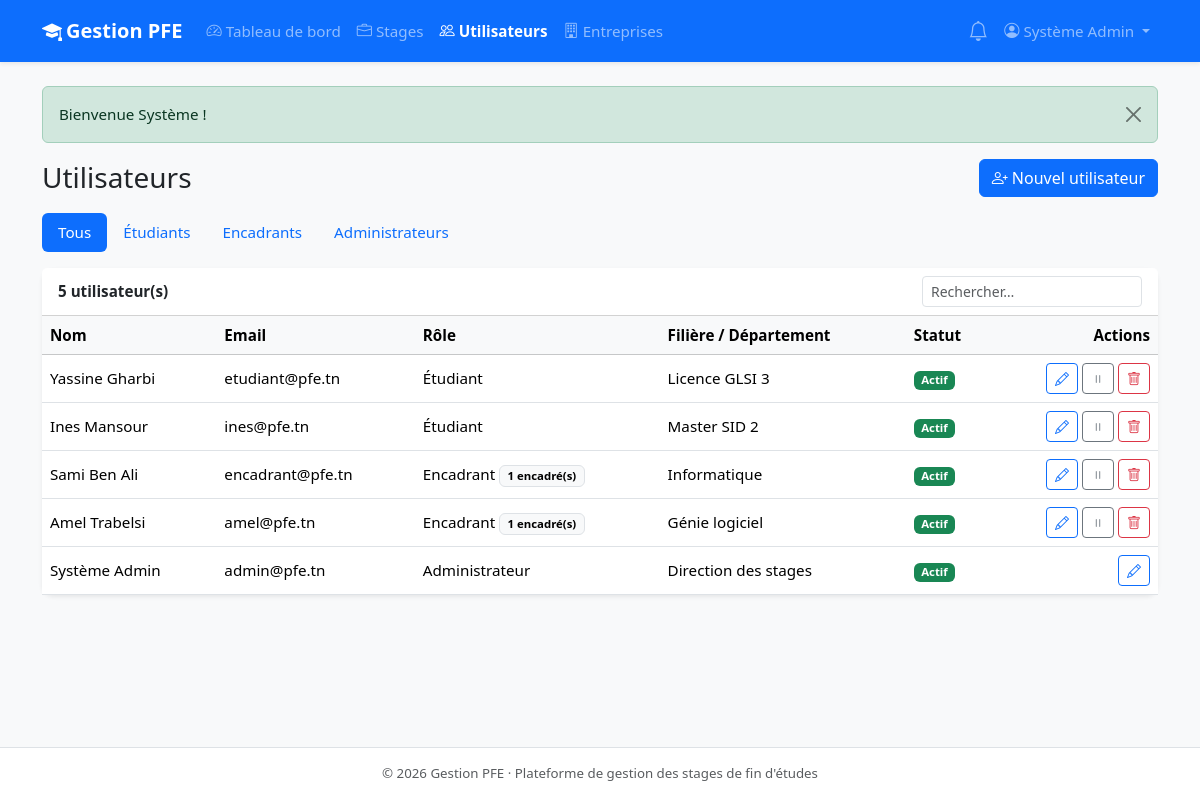
Page /admin/users.php (signed in) on the committed database.
### tables this page shows
CREATE TABLE utilisateurs (
    id            INT UNSIGNED AUTO_INCREMENT PRIMARY KEY,
    nom           VARCHAR(100) NOT NULL,
    prenom        VARCHAR(100) NOT NULL,
    email         VARCHAR(150) NOT NULL UNIQUE,
    mot_de_passe  VARCHAR(255) NOT NULL,
    role          ENUM('etudiant','encadrant','admin') NOT NULL DEFAULT 'etudiant',
    telephone     VARCHAR(30)  NULL,
    filiere       VARCHAR(100) NULL,       
    departement   VARCHAR(100) NULL,       
    actif         TINYINT(1)   NOT NULL DEFAULT 1,
    created_at    DATETIME     NOT NULL DEFAULT CURRENT_TIMESTAMP
);

### includes/functions.php (called while the page is built, shortened)
<?php
function e($value): string
{
    return htmlspecialchars((string) ($value ?? ''), ENT_QUOTES, 'UTF-8');
}
function url(string $path = ''): string
{
    return BASE_URL . '/' . ltrim($path, '/');
}
function get_flashes(): array
{
    $messages = $_SESSION['flash'] ?? [];
    return $messages;
}
function current_user(): ?array
{
    return $_SESSION['user'] ?? null;
}
function home_for_role(string $role): string
{
    switch ($role) {
        case 'admin':     return 'admin/dashboard.php';
    }
}
function role_label(string $role): string
{
    return ['etudiant' => 'Étudiant', 'encadrant' => 'Encadrant', 'admin' => 'Administrateur'][$role] ?? $role;
}

### admin/users.php (the view, shortened to what this page needs)
<?php
require_once __DIR__ . '/../includes/functions.php';
$pdo = db();
$role = $_GET['role'] ?? '';
$sql = 'SELECT u.*,
               (SELECT COUNT(*) FROM stages s WHERE s.encadrant_id = u.id AND s.statut NOT IN (\'refuse\',\'termine\')) AS nb_encadres
        FROM utilisateurs u';
$params = [];
$stmt = $pdo->prepare($sql . ' ORDER BY u.role, u.nom, u.prenom');
$stmt->execute($params);
$users = $stmt->fetchAll();
$activeMenu = 'users';
require __DIR__ . '/../includes/header.php';
?>
<div class="d-flex flex-wrap justify-content-between align-items-center gap-2 mb-3">
    <h1 class="h3 mb-0">Utilisateurs</h1>
    <a href="<?= url('admin/user_form.php') ?>" class="btn btn-primary"><i class="bi bi-person-plus me-1"></i>Nouvel utilisateur</a>
</div>
<ul class="nav nav-pills mb-3">
    <?php foreach (['' => 'Tous', 'etudiant' => 'Étudiants', 'encadrant' => 'Encadrants', 'admin' => 'Administrateurs'] as $key => $label): ?>
        <li class="nav-item"><a class="nav-link <?= $role === $key ? 'active' : '' ?>" href="<?= url('admin/users.php' . ($key ? '?role=' . $key : '')) ?>"><?= $label ?></a></li>
    <?php endforeach; ?>
</ul>
<div class="card shadow-sm border-0">
    <div class="card-header bg-white d-flex justify-content-between align-items-center">
        <span class="fw-semibold"><?= count($users) ?> utilisateur(s)</span>
        <input type="search" class="form-control form-control-sm w-auto" placeholder="Rechercher…" data-table-filter="#tableUsers">
    </div>
    <div class="table-responsive">
        <table class="table table-hover mb-0" id="tableUsers">
            <thead class="table-light">
                <tr><th>Nom</th><th>Email</th><th>Rôle</th><th>Filière / Département</th><th>Statut</th><th class="text-end">Actions</th></tr>
            </thead>
            <tbody>
            <?php foreach ($users as $u): ?>
                <tr>
                    <td><?= e($u['prenom'] . ' ' . $u['nom']) ?></td>
                    <td><?= e($u['email']) ?></td>
                    <td>
                        <?= e(role_label($u['role'])) ?>
                        <?php if ($u['role'] === 'encadrant'): ?><span class="badge text-bg-light border"><?= (int) $u['nb_encadres'] ?> encadré(s)</span><?php endif; ?>
                    </td>
                    <td><?= e($u['filiere'] ?: $u['departement'] ?: '—') ?></td>
                    <td><?= $u['actif'] ? '<span class="badge text-bg-success">Actif</span>' : '<span class="badge text-bg-secondary">Désactivé</span>' ?></td>
                    <td class="text-end text-nowrap">
                        <a class="btn btn-sm btn-outline-primary" href="<?= url('admin/user_form.php?id=' . $u['id']) ?>" title="Modifier"><i class="bi bi-pencil"></i></a>
                        <?php if ((int) $u['id'] !== $user['id']): ?>
                            <form method="post" class="d-inline">
                                <button name="action" value="toggle" class="btn btn-sm btn-outline-secondary" title="<?= $u['actif'] ? 'Désactiver' : 'Activer' ?>">
                                    <i class="bi bi-<?= $u['actif'] ? 'pause' : 'play' ?>"></i>
                                </button>
                                <button name="action" value="supprimer" class="btn btn-sm btn-outline-danger" title="Supprimer"
                                        data-confirm="Supprimer cet utilisateur ? Ses stages et suivis seront aussi supprimés.">
                                    <i class="bi bi-trash"></i>
                                </button>
                            </form>
                        <?php endif; ?>
                    </td>
                </tr>
            <?php endforeach; ?>
            </tbody>
        </table>
    </div>
</div>
<?php require __DIR__ . '/../includes/footer.php'; ?>

### includes/header.php (shortened to what this page needs)
<?php
require_once __DIR__ . '/functions.php';
$user = current_user();
$activeMenu = $activeMenu ?? '';
$menus = [
    'etudiant' => [
        'dashboard' => ['etudiant/dashboard.php', 'speedometer2', 'Tableau de bord'],
        'stage'     => ['etudiant/stage_form.php', 'plus-circle', 'Nouveau stage'],
    ],
    'encadrant' => [
        'dashboard' => ['encadrant/dashboard.php', 'speedometer2', 'Tableau de bord'],
        'stages'    => ['encadrant/stages.php', 'list-check', 'Mes étudiants'],
    ],
    'admin' => [
        'dashboard'   => ['admin/dashboard.php', 'speedometer2', 'Tableau de bord'],
        'stages'      => ['admin/stages.php', 'briefcase', 'Stages'],
        'users'       => ['admin/users.php', 'people', 'Utilisateurs'],
        'entreprises' => ['admin/entreprises.php', 'building', 'Entreprises'],
    ],
];
?>
<!DOCTYPE html>
<html lang="fr">
<head>
    <link href="https://cdn.jsdelivr.net/npm/bootstrap@5.3.3/dist/css/bootstrap.min.css" rel="stylesheet">
    <link href="https://cdn.jsdelivr.net/npm/bootstrap-icons@1.11.3/font/bootstrap-icons.min.css" rel="stylesheet">
    <link href="<?= url('assets/css/style.css') ?>" rel="stylesheet">
</head>
<body class="bg-body-tertiary d-flex flex-column min-vh-100">
<?php if ($user): ?>
<nav class="navbar navbar-expand-lg navbar-dark bg-primary shadow-sm">
    <div class="container">
        <a class="navbar-brand fw-semibold" href="<?= url(home_for_role($user['role'])) ?>">
            <i class="bi bi-mortarboard-fill me-1"></i><?= e(APP_NAME) ?>
        </a>
        <div class="collapse navbar-collapse" id="mainNav">
            <ul class="navbar-nav me-auto">
                <?php foreach ($menus[$user['role']] as $key => [$href, $icon, $label]): ?>
                    <li class="nav-item">
                        <a class="nav-link <?= $activeMenu === $key ? 'active fw-semibold' : '' ?>" href="<?= url($href) ?>">
                            <i class="bi bi-<?= $icon ?> me-1"></i><?= e($label) ?>
                        </a>
                    </li>
                <?php endforeach; ?>
            </ul>
            <ul class="navbar-nav align-items-lg-center">
                <li class="nav-item dropdown">
                    <a class="nav-link position-relative" href="#" data-bs-toggle="dropdown" title="Notifications">
                        <i class="bi bi-bell fs-5"></i>
                    </a>
                </li>
                <li class="nav-item dropdown">
                    <a class="nav-link dropdown-toggle" href="#" data-bs-toggle="dropdown">
                        <i class="bi bi-person-circle me-1"></i><?= e($user['prenom'] . ' ' . $user['nom']) ?>
                    </a>
                </li>
            </ul>
        </div>
    </div>
</nav>
<?php endif; ?>
<main class="container py-4 flex-grow-1">
    <?php foreach (get_flashes() as $f): ?>
        <div class="alert alert-<?= e($f['type']) ?> alert-dismissible fade show" role="alert">
            <?= e($f['message']) ?>
            <button type="button" class="btn-close" data-bs-dismiss="alert"></button>
        </div>
    <?php endforeach; ?>

### assets/css/style.css (style rules this page uses)
body { font-size: .95rem; }
.card { border-radius: .75rem; }
.table > :not(caption) > * > * { vertical-align: middle; }

### rows in the picture
utilisateurs: prenom+nom "Système Admin", email "admin@pfe.tn", role "Administrateur", departement "Direction des stages", actif "Actif"
utilisateurs: prenom+nom "Yassine Gharbi", email "etudiant@pfe.tn", role "Étudiant", filiere "Licence GLSI 3", actif "Actif"
utilisateurs: prenom+nom "Ines Mansour", email "ines@pfe.tn", role "Étudiant", filiere "Master SID 2", actif "Actif"
utilisateurs: prenom+nom "Sami Ben Ali", email "encadrant@pfe.tn", role "Encadrant", nb_encadres "1", departement "Informatique", actif "Actif"
utilisateurs: prenom+nom "Amel Trabelsi", email "amel@pfe.tn", role "Encadrant", nb_encadres "1", departement "Génie logiciel", actif "Actif"

### other values in the picture
APP_NAME "Gestion PFE"
$label "Tableau de bord"
$label "Stages"
$label "Utilisateurs"
$label "Entreprises"
$f['message'] "Bienvenue Système !"
$label "Tous"
$label "Étudiants"
$label "Encadrants"
$label "Administrateurs"
count($users) "5"
